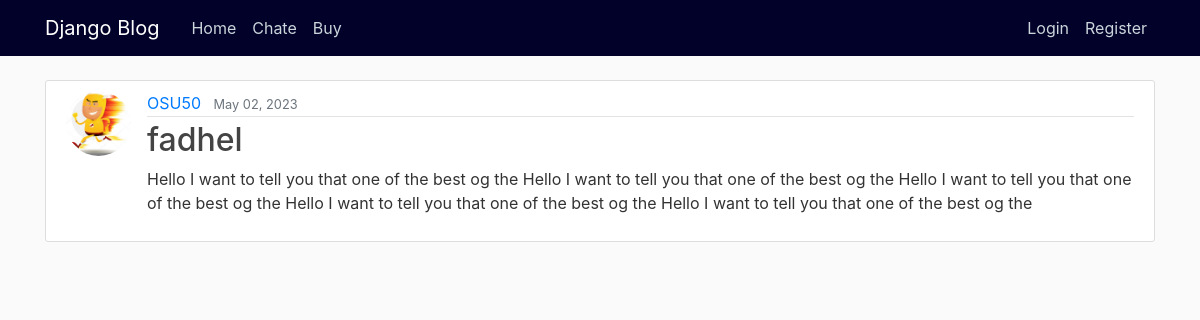
The page /post/22/ on the database its author committed.
### blog/models.py (models this page shows, shortened)
class Post(models.Model):
    title = models.CharField(max_length=100)
    content = models.TextField()
    date_posted = models.DateTimeField(default=timezone.now)
    author = models.ForeignKey(User, on_delete=models.CASCADE)
    image = models.ImageField(default='1200x-1.jpeg', upload_to='profile_pics')

### users/models.py (models this page shows, shortened)
class Profile(models.Model):
    user = models.OneToOneField(User, on_delete=models.CASCADE)
    image = models.ImageField(default='1200x-1.jpeg', upload_to='profile_pics')

### blog/views.py (the view)
# urls.py: path('post/<int:pk>/', PostDetailViem.as_view(), name='post-detail'),
class PostDetailViem(DetailView):
    model = Post

### blog/templates/blog/post_detail.html (shortened to what this page needs)
{% extends "blog/base.html" %}
{% block content %}
    <article class="media content-section">
        <img class="rounded-circle article-img" src="{{ object.author.profile.image.url }}">
          <div class="media-body">
            <div class="article-metadata">
              <a class="mr-2" href="#">{{ object.author }}</a>
              <small class="text-muted">{{ object.date_posted|date:"F d, Y" }}</small>
            </div>
            <h2 class="article-title">{{ object.title }}</h2>
            <p class="article-content">{{ object.content }}</p>
          </div>
        </article>
{% endblock content %}

### blog/static/blog/main.css (style rules this page uses)
body { background: #fafafa; color: #333333; margin-top: 5rem; }
h1, h2, h3, h4, h5, h6 { color: #444444; }
.content-section { background: #ffffff; padding: 10px 20px; border: 1px solid #dddddd; border-radius: 3px; margin-bottom: 20px; }
.article-title { color: #444444; }
.article-content { white-space: pre-line; }
.article-img { height: 65px; width: 65px; margin-right: 16px; }
.article-metadata { padding-bottom: 1px; margin-bottom: 4px; border-bottom: 1px solid #e3e3e3 }

### rows shown on the page
Post: author.profile.image (picture), author "OSU50", date_posted "May 02, 2023", title "fadhel", content "Hello I want to tell you that one of the best og the Hello I want to tell you that one of the best og the Hello I want to tell you that one of the best og the Hello I want to tell you that one of the best og the Hello I want to tell you that one of the best og the"
